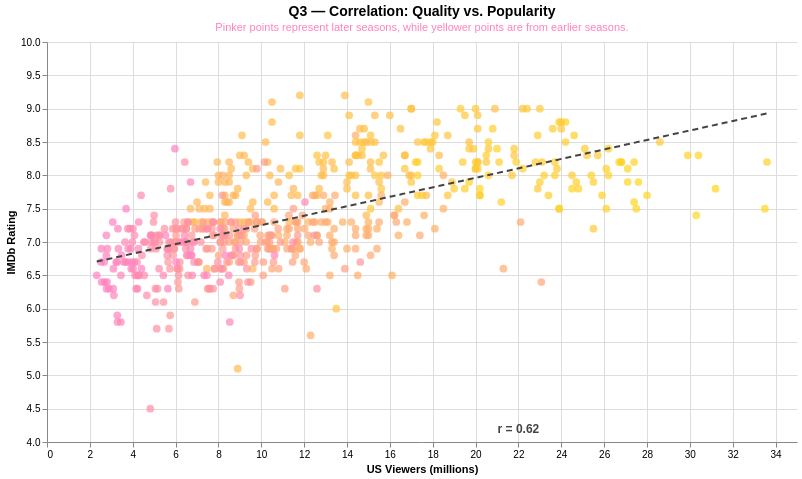

Notebook cell for this chart:
### Markdown cell above
## 6. Q3 — Correlation: Ratings vs Viewership

**Question:** Is there a correlation between the gradings and the viewers?

### Design rationale
We chose a scatter plot because it's the usual tool to explore corellations in data.
We also do a linear regression on the data and show the result as another layer to show the correlation, which comes in at r=0.62.
Lastly, we decided to colour the individual dots based on how long ago they were aired, giving an idea of how the ratings and viewership is distributed across seasons.

We again have three layers:
- Each episode is a point: X = viewers, Y = rating, **colour = season** (yellow → rose gradient)
- A NumPy linear regression line is overlaid as a dashed line
- Pearson *r* annotated directly on the chart — no external table needed


**Alternatives that failed.** Tableau20 scheme made continuous time look discrete. Size-encoding votes caused severe overplotting. Faceting by era split the temporal gradient into three disconnected panels, destroying the continuous story.

### Code cell
eps_rv = eps.dropna(subset=["imdb_rating","us_viewers_in_millions"]).copy()

x_vals = eps_rv["us_viewers_in_millions"].values
y_vals = eps_rv["imdb_rating"].values
coeffs = np.polyfit(x_vals, y_vals, 1)
x_range = np.linspace(x_vals.min(), x_vals.max(), 80)
reg_df = pd.DataFrame({
    "us_viewers_in_millions": x_range,
    "imdb_rating_fit": coeffs[0]*x_range + coeffs[1],
})
r_value = np.corrcoef(x_vals, y_vals)[0, 1]

def season_color(legend=False):
    return alt.Color(
        "season:O", title="Season",
        scale=alt.Scale(domain=SEASON_ORDER, range=SEASON_COLORS),
        legend=alt.Legend(orient="top") if legend else None,
    )

scatter = (
    alt.Chart(eps_rv)
    .mark_point(size=60, filled=True)
    .encode(
        x=alt.X("us_viewers_in_millions:Q", title="US Viewers (millions)"),
        y=alt.Y("imdb_rating:Q", title="IMDb Rating",
                scale=alt.Scale(domain=[4,10])),
        color=season_color(),
        tooltip=[alt.Tooltip("title:N"), alt.Tooltip("season:O"),
                 alt.Tooltip("imdb_rating:Q", format=".1f"),
                 alt.Tooltip("us_viewers_in_millions:Q", format=".1f", title="Viewers (M)")],
    )
)

reg_line = (
    alt.Chart(reg_df)
    .mark_line(color="#444", strokeWidth=2, strokeDash=[6,4])
    .encode(x="us_viewers_in_millions:Q", y="imdb_rating_fit:Q")
)

reg_annot = (
    alt.Chart(pd.DataFrame([{"x":22,"y":4.2,"label":f"r = {r_value:.2f}"}]))
    .mark_text(fontSize=12, color="#444", fontWeight="bold")
    .encode(x="x:Q", y="y:Q", text="label:N")
)

chart_q3 = (
    (scatter + reg_line + reg_annot)
    .resolve_scale(color="independent", shape="independent") # Keep legends separate
    .properties(
        width=750, height=400,
        title=alt.TitleParams(
            "Q3 — Correlation: Quality vs. Popularity",
            subtitle=[
                "Pinker points represent later seasons, while yellower points are from earlier seasons.",
            ],
            fontSize=TITLE_FONT, subtitleFontSize=11, subtitleColor="#FF82C1",
        ),
    )
    .configure_view(stroke=None)
)

chart_q3.save("outputs/q3_correlation_final.html")
chart_q3

### Figure 1 — Vega-Lite specification as saved in the notebook (floating-point values rounded to 4 significant figures; data arrays with more than 128 entries replaced by an {"elided": "..."} marker saying what was removed)
{"config": {"view": {"continuousWidth": 300, "continuousHeight": 300, "stroke": null}}, "layer": [{"data": {"name": "data-f46d94da14138e0c579313e568429315"}, "mark": {"type": "point", "filled": true, "size": 60}, "encoding": {"color": {"field": "season", "legend": null, "scale": {"domain": [1, 2, 3, 4, 5, 6, 7, 8, 9, 10, 11, 12, 13, 14, 15, 16, 17, 18, 19, 20, 21, 22, 23, 24, 25, 26, 27], "range": ["#FFD521", "#FFD127", "#FFCE2D", "#FFCB33", "#FFC839", "#FFC53F", "#FFC145", "#FFBE4C", "#FFBB52", "#FFB858", "#FFB55E", "#FFB164", "#FFAE6A", "#FFAB71", "#FFA877", "#FFA57D", "#FFA183", "#FF9E89", "#FF9B8F", "#FF9895", "#FF959C", "#FF91A2", "#FF8EA8", "#FF8BAE", "#FF88B4", "#FF85BA", "#FF82C1"]}, "title": "Season", "type": "ordinal"}, "tooltip": [{"field": "title", "type": "nominal"}, {"field": "season", "type": "ordinal"}, {"field": "imdb_rating", "format": ".1f", "type": "quantitative"}, {"field": "us_viewers_in_millions", "format": ".1f", "title": "Viewers (M)", "type": "quantitative"}], "x": {"field": "us_viewers_in_millions", "title": "US Viewers (millions)", "type": "quantitative"}, "y": {"field": "imdb_rating", "scale": {"domain": [4, 10]}, "title": "IMDb Rating", "type": "quantitative"}}}, {"data": {"name": "data-256329133ff0829f28d2aa196f63075b"}, "mark": {"type": "line", "color": "#444", "strokeDash": [6, 4], "strokeWidth": 2}, "encoding": {"x": {"field": "us_viewers_in_millions", "type": "quantitative"}, "y": {"field": "imdb_rating_fit", "type": "quantitative"}}}, {"data": {"name": "data-1915a64d71f9ad11819612d37bc6b629"}, "mark": {"type": "text", "color": "#444", "fontSize": 12, "fontWeight": "bold"}, "encoding": {"text": {"field": "label", "type": "nominal"}, "x": {"field": "x", "type": "quantitative"}, "y": {"field": "y", "type": "quantitative"}}}], "height": 400, "resolve": {"scale": {"color": "independent", "shape": "independent"}}, "title": {"text": "Q3 — Correlation: Quality vs. Popularity", "fontSize": 14, "subtitle": ["Pinker points represent later seasons, while yellower points are from earlier seasons."], "subtitleColor": "#FF82C1", "subtitleFontSize": 11}, "width": 750, "$schema": "https://vega.github.io/schema/vega-lite/v6.1.0.json", "datasets": {"data-f46d94da14138e0c579313e568429315": {"elided": "593 records"}, "data-256329133ff0829f28d2aa196f63075b": [{"us_viewers_in_millions": 2.32, "imdb_rating_fit": 6.706}, {"us_viewers_in_millions": 2.716, "imdb_rating_fit": 6.734}, {"us_viewers_in_millions": 3.112, "imdb_rating_fit": 6.763}, {"us_viewers_in_millions": 3.508, "imdb_rating_fit": 6.791}, {"us_viewers_in_millions": 3.904, "imdb_rating_fit": 6.819}, {"us_viewers_in_millions": 4.3, "imdb_rating_fit": 6.847}, {"us_viewers_in_millions": 4.696, "imdb_rating_fit": 6.875}, {"us_viewers_in_millions": 5.092, "imdb_rating_fit": 6.903}, {"us_viewers_in_millions": 5.488, "imdb_rating_fit": 6.931}, {"us_viewers_in_millions": 5.884, "imdb_rating_fit": 6.959}, {"us_viewers_in_millions": 6.279, "imdb_rating_fit": 6.988}, {"us_viewers_in_millions": 6.675, "imdb_rating_fit": 7.016}, {"us_viewers_in_millions": 7.071, "imdb_rating_fit": 7.044}, {"us_viewers_in_millions": 7.467, "imdb_rating_fit": 7.072}, {"us_viewers_in_millions": 7.863, "imdb_rating_fit": 7.1}, {"us_viewers_in_millions": 8.259, "imdb_rating_fit": 7.128}, {"us_viewers_in_millions": 8.655, "imdb_rating_fit": 7.156}, {"us_viewers_in_millions": 9.051, "imdb_rating_fit": 7.184}, {"us_viewers_in_millions": 9.447, "imdb_rating_fit": 7.213}, {"us_viewers_in_millions": 9.843, "imdb_rating_fit": 7.241}, {"us_viewers_in_millions": 10.24, "imdb_rating_fit": 7.269}, {"us_viewers_in_millions": 10.63, "imdb_rating_fit": 7.297}, {"us_viewers_in_millions": 11.03, "imdb_rating_fit": 7.325}, {"us_viewers_in_millions": 11.43, "imdb_rating_fit": 7.353}, {"us_viewers_in_millions": 11.82, "imdb_rating_fit": 7.381}, {"us_viewers_in_millions": 12.22, "imdb_rating_fit": 7.409}, {"us_viewers_in_millions": 12.61, "imdb_rating_fit": 7.438}, {"us_viewers_in_millions": 13.01, "imdb_rating_fit": 7.466}, {"us_viewers_in_millions": 13.41, "imdb_rating_fit": 7.494}, {"us_viewers_in_millions": 13.8, "imdb_rating_fit": 7.522}, {"us_viewers_in_millions": 14.2, "imdb_rating_fit": 7.55}, {"us_viewers_in_millions": 14.59, "imdb_rating_fit": 7.578}, {"us_viewers_in_millions": 14.99, "imdb_rating_fit": 7.606}, {"us_viewers_in_millions": 15.39, "imdb_rating_fit": 7.635}, {"us_viewers_in_millions": 15.78, "imdb_rating_fit": 7.663}, {"us_viewers_in_millions": 16.18, "imdb_rating_fit": 7.691}, {"us_viewers_in_millions": 16.57, "imdb_rating_fit": 7.719}, {"us_viewers_in_millions": 16.97, "imdb_rating_fit": 7.747}, {"us_viewers_in_millions": 17.37, "imdb_rating_fit": 7.775}, {"us_viewers_in_millions": 17.76, "imdb_rating_fit": 7.803}, {"us_viewers_in_millions": 18.16, "imdb_rating_fit": 7.831}, {"us_viewers_in_millions": 18.55, "imdb_rating_fit": 7.86}, {"us_viewers_in_millions": 18.95, "imdb_rating_fit": 7.888}, {"us_viewers_in_millions": 19.35, "imdb_rating_fit": 7.916}, {"us_viewers_in_millions": 19.74, "imdb_rating_fit": 7.944}, {"us_viewers_in_millions": 20.14, "imdb_rating_fit": 7.972}, {"us_viewers_in_millions": 20.53, "imdb_rating_fit": 8.0}, {"us_viewers_in_millions": 20.93, "imdb_rating_fit": 8.028}, {"us_viewers_in_millions": 21.33, "imdb_rating_fit": 8.056}, {"us_viewers_in_millions": 21.72, "imdb_rating_fit": 8.085}, {"us_viewers_in_millions": 22.12, "imdb_rating_fit": 8.113}, {"us_viewers_in_millions": 22.51, "imdb_rating_fit": 8.141}, {"us_viewers_in_millions": 22.91, "imdb_rating_fit": 8.169}, {"us_viewers_in_millions": 23.31, "imdb_rating_fit": 8.197}, {"us_viewers_in_millions": 23.7, "imdb_rating_fit": 8.225}, {"us_viewers_in_millions": 24.1, "imdb_rating_fit": 8.253}, {"us_viewers_in_millions": 24.49, "imdb_rating_fit": 8.281}, {"us_viewers_in_millions": 24.89, "imdb_rating_fit": 8.31}, {"us_viewers_in_millions": 25.29, "imdb_rating_fit": 8.338}, {"us_viewers_in_millions": 25.68, "imdb_rating_fit": 8.366}, {"us_viewers_in_millions": 26.08, "imdb_rating_fit": 8.394}, {"us_viewers_in_millions": 26.47, "imdb_rating_fit": 8.422}, {"us_viewers_in_millions": 26.87, "imdb_rating_fit": 8.45}, {"us_viewers_in_millions": 27.26, "imdb_rating_fit": 8.478}, {"us_viewers_in_millions": 27.66, "imdb_rating_fit": 8.506}, {"us_viewers_in_millions": 28.06, "imdb_rating_fit": 8.535}, {"us_viewers_in_millions": 28.45, "imdb_rating_fit": 8.563}, {"us_viewers_in_millions": 28.85, "imdb_rating_fit": 8.591}, {"us_viewers_in_millions": 29.24, "imdb_rating_fit": 8.619}, {"us_viewers_in_millions": 29.64, "imdb_rating_fit": 8.647}, {"us_viewers_in_millions": 30.04, "imdb_rating_fit": 8.675}, {"us_viewers_in_millions": 30.43, "imdb_rating_fit": 8.703}, {"us_viewers_in_millions": 30.83, "imdb_rating_fit": 8.731}, {"us_viewers_in_millions": 31.22, "imdb_rating_fit": 8.76}, {"us_viewers_in_millions": 31.62, "imdb_rating_fit": 8.788}, {"us_viewers_in_millions": 32.02, "imdb_rating_fit": 8.816}, {"us_viewers_in_millions": 32.41, "imdb_rating_fit": 8.844}, {"us_viewers_in_millions": 32.81, "imdb_rating_fit": 8.872}, {"us_viewers_in_millions": 33.2, "imdb_rating_fit": 8.9}, {"us_viewers_in_millions": 33.6, "imdb_rating_fit": 8.928}], "data-1915a64d71f9ad11819612d37bc6b629": [{"x": 22, "y": 4.2, "label": "r = 0.62"}]}}
